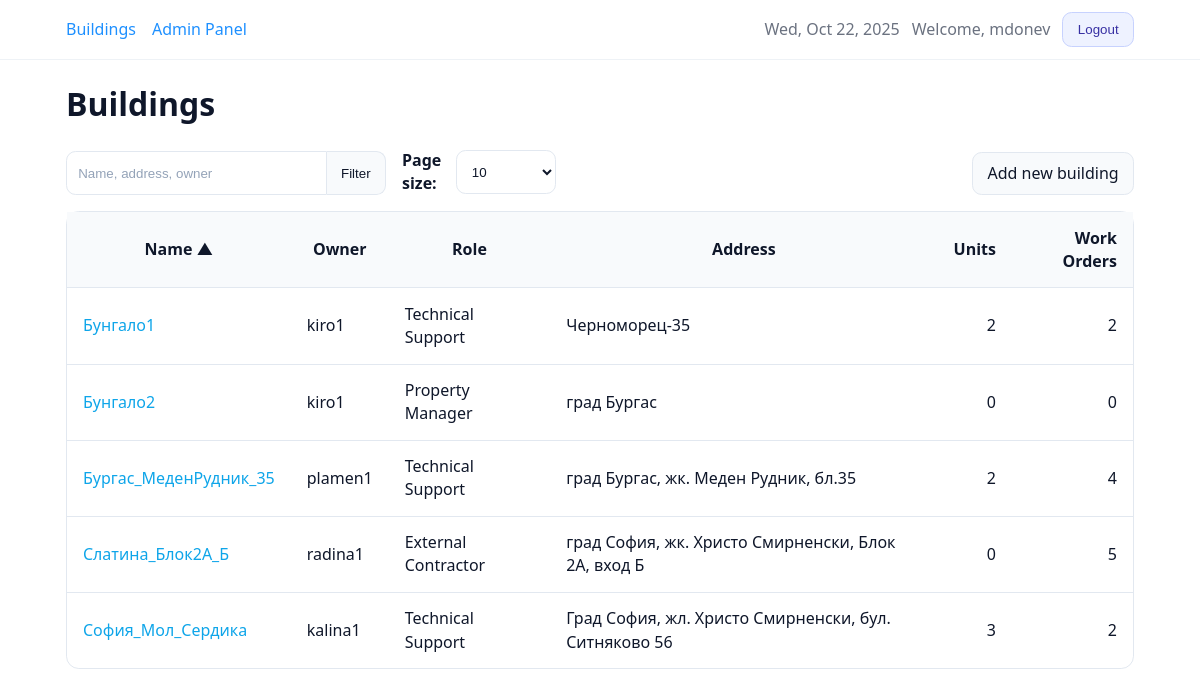
The app's page /buildings/ (signed in), older data.
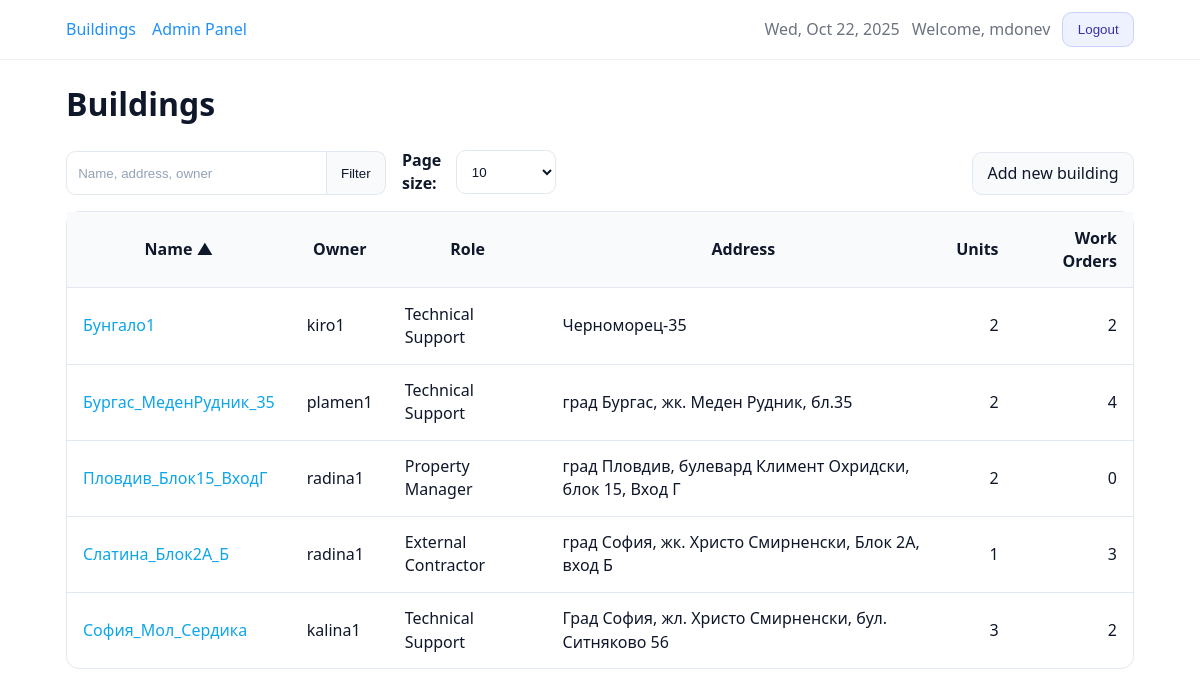
The same page, newer data.
### core/models.py (models this page shows, shortened)
class TimeStampedModel(models.Model):
    created_at = models.DateTimeField(auto_now_add=True, db_index=True)
    updated_at = models.DateTimeField(auto_now=True)
    class Meta:
        abstract = True

class Building(TimeStampedModel):
    class Role(models.TextChoices):
        TECH_SUPPORT = "TECH_SUPPORT", "Technical Support"
        PROPERTY_MANAGER = "PROPERTY_MANAGER", "Property Manager"
        EXTERNAL_CONTRACTOR = "EXTERNAL_CONTRACTOR", "External Contractor"
    owner = models.ForeignKey(
        settings.AUTH_USER_MODEL,
        on_delete=models.CASCADE,
        related_name="buildings",
    )
    name = models.CharField(max_length=255, db_index=True)
    address = models.CharField(max_length=512, blank=True)
    description = models.TextField(blank=True)
    role = models.CharField(
        max_length=32,
        choices=Role.choices,
        default=Role.TECH_SUPPORT,
    )
    objects = BuildingQuerySet.as_manager()
    class Meta:
        ordering = ["name", "id"]
    @property
    def units_count(self) -> int:
        val = getattr(self, "_units_count", None)
        return int(val) if val is not None else self.units.count()
    @property
    def work_orders_count(self) -> int:
        val = getattr(self, "_work_orders_count", None)
        if val is not None:
            return int(val)
        return self.work_orders.filter(
            archived_at__isnull=True,
            status__in=[WorkOrder.Status.OPEN, WorkOrder.Status.IN_PROGRESS],
        ).count()

### core/views.py (the view)
# urls.py: path("buildings/", views.BuildingListView.as_view(), name="buildings_list"),
class BuildingListView(LoginRequiredMixin, ListView):
    model = Building
    template_name = "core/buildings_list.html"
    context_object_name = "buildings"
    def get_paginate_by(self, queryset):
        try:
            return int(self.request.GET.get("per", 10))
        except (TypeError, ValueError):
            return 10
    def get_queryset(self):
        user = self.request.user
        qs = (
            Building.objects.visible_to(user)
            .with_unit_stats()
            .select_related("owner")
        )
        q = (self.request.GET.get("q") or "").strip()
        if q:
            qs = qs.filter(
                Q(name__icontains=q)
                | Q(address__icontains=q)
                | Q(owner__username__icontains=q)
            )
        sort = (self.request.GET.get("sort") or "name").strip()
        allow_owner_sort = user.is_staff or user.is_superuser
        allowed = {
            "name",
            "-name",
            "role",
            "-role",
            "address",
            "-address",
            "units_count",
            "-units_count",
            "work_orders_count",
            "-work_orders_count",
        }
        if allow_owner_sort:
            allowed.update({"owner", "-owner"})
        if sort not in allowed:
            sort = "name"
        sort_map = {
            "units_count": "_units_count",
            "work_orders_count": "_work_orders_count",
            "owner": "owner__username",
        }
        sort_field = sort
        if sort.lstrip("-") in sort_map:
            base = sort_map[sort.lstrip("-")]
            sort_field = "-" + base if sort.startswith("-") else base
        self._effective_sort = sort
        return qs.order_by(sort_field, "id")
    def get_context_data(self, **kwargs):
        ctx = super().get_context_data(**kwargs)
        ctx["q"] = (self.request.GET.get("q") or "").strip()
        try:
            ctx["per"] = int(self.request.GET.get("per", 10))
        except (TypeError, ValueError):
            ctx["per"] = 10
        ctx["sort"] = getattr(self, "_effective_sort", "name")
        ctx["show_owner_column"] = self.request.user.is_staff or self.request.user.is_superuser
        return ctx

### core/models.py (called while the page is built)
    def visible_to(self, user):
        if not user or not user.is_authenticated:
            return self.none()
        if user.is_staff or user.is_superuser:
            return self
        return self.filter(owner=user)

    def with_unit_stats(self):
        return self.annotate(
            _units_count=Count("units", distinct=True),
            _work_orders_count=Count(
                "work_orders",
                filter=Q(work_orders__archived_at__isnull=True)
                       & Q(work_orders__status__in=[
                            WorkOrder.Status.OPEN,
                            WorkOrder.Status.IN_PROGRESS
                         ]),
                distinct=True,
            ),
        )

### templates/core/buildings_list.html (shortened to what the changed rows need)
{% extends "base.html" %}
{% block content %}
  <h1>Buildings</h1>
  <div class="table-wrap">
    <table class="bm-table">
      <thead>
        <tr>
          <th>
            {% with field='name' %}
              {% if sort == field %}
                <a href="?q={{ q|urlencode }}&sort=-name&per={{ per }}">Name ▲</a>
              {% elif sort == '-'|add:field %}
                <a href="?q={{ q|urlencode }}&sort=name&per={{ per }}">Name ▼</a>
              {% else %}
                <a href="?q={{ q|urlencode }}&sort=name&per={{ per }}">Name</a>
              {% endif %}
            {% endwith %}
          </th>
          {% if show_owner_column %}
            <th>
              {% with field='owner' %}
                {% if sort == field %}
                  <a href="?q={{ q|urlencode }}&sort=-owner&per={{ per }}">Owner ▲</a>
                {% elif sort == '-'|add:field %}
                  <a href="?q={{ q|urlencode }}&sort=owner&per={{ per }}">Owner ▼</a>
                {% else %}
                  <a href="?q={{ q|urlencode }}&sort=owner&per={{ per }}">Owner</a>
                {% endif %}
              {% endwith %}
            </th>
          {% endif %}
          <th>
            {% with field='role' %}
              {% if sort == field %}
                <a href="?q={{ q|urlencode }}&sort=-role&per={{ per }}">Role ▲</a>
              {% elif sort == '-'|add:field %}
                <a href="?q={{ q|urlencode }}&sort=role&per={{ per }}">Role ▼</a>
              {% else %}
                <a href="?q={{ q|urlencode }}&sort=role&per={{ per }}">Role</a>
              {% endif %}
            {% endwith %}
          </th>
          <th>
            {% with field='address' %}
              {% if sort == field %}
                <a href="?q={{ q|urlencode }}&sort=-address&per={{ per }}">Address ▲</a>
              {% elif sort == '-'|add:field %}
                <a href="?q={{ q|urlencode }}&sort=address&per={{ per }}">Address ▼</a>
              {% else %}
                <a href="?q={{ q|urlencode }}&sort=address&per={{ per }}">Address</a>
              {% endif %}
            {% endwith %}
          </th>
          <th class="text-right">
            {% with field='units_count' %}
              {% if sort == field %}
                <a href="?q={{ q|urlencode }}&sort=-units_count&per={{ per }}">Units ▲</a>
              {% elif sort == '-'|add:field %}
                <a href="?q={{ q|urlencode }}&sort=units_count&per={{ per }}">Units ▼</a>
              {% else %}
                <a href="?q={{ q|urlencode }}&sort=units_count&per={{ per }}">Units</a>
              {% endif %}
            {% endwith %}
          </th>
          <th class="text-right">
            {% with field='work_orders_count' %}
              {% if sort == field %}
                <a href="?q={{ q|urlencode }}&sort=-work_orders_count&per={{ per }}">Work Orders▲</a>
              {% elif sort == '-'|add:field %}
                <a href="?q={{ q|urlencode }}&sort=work_orders_count&per={{ per }}">Work Orders▼</a>
              {% else %}
                <a href="?q={{ q|urlencode }}&sort=work_orders_count&per={{ per }}">Work Orders</a>
              {% endif %}
            {% endwith %}
          </th>
        </tr>
      </thead>
      <tbody>
        {% for b in buildings %}
          <tr>
            <td><a href="{% url 'building_detail' b.id %}">{{ b.name }}</a></td>
            {% if show_owner_column %}
              <td>{{ b.owner }}</td>
            {% endif %}
            <td>{{ b.get_role_display }}</td>
            <td>{{ b.address }}</td>
            <td class="text-right">{{ b.units_count }}</td>
            <td class="text-right">{{ b.work_orders_count }}</td>
          </tr>
        {% empty %}
          <tr><td colspan="{{ show_owner_column|yesno:'6,5' }}">No buildings found.</td></tr>
        {% endfor %}
      </tbody>
    </table>
  </div>
{% endblock %}

Row changes from the older to the newer data that the page shows:
removed Building: name "Бунгало2", owner "kiro1", role "Property Manager", address "град Бургас", units_count "0", work_orders_count "0"
added Building: name "Пловдив_Блок15_ВходГ", owner "radina1", role "Property Manager", address "град Пловдив, булевард Климент Охридски, блок 15, Вход Г", units_count "2", work_orders_count "0"
computed for Building "Слатина_Блок2А_Б": units_count "0" → "1"; work_orders_count "5" → "3"
